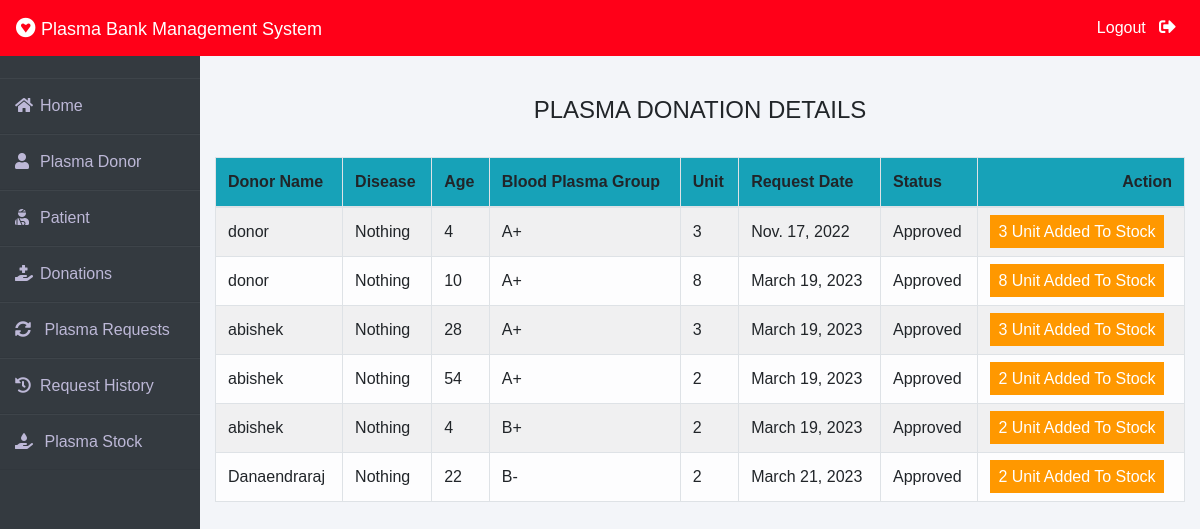
The page /admin-donation (signed in) on the database its author committed.
### donor/models.py (models this page shows, shortened)
class BloodDonate(models.Model):
    donor=models.ForeignKey(Donor,on_delete=models.CASCADE)
    disease=models.CharField(max_length=100,default="Nothing")
    age=models.PositiveIntegerField()
    bloodgroup=models.CharField(max_length=10)
    unit=models.PositiveIntegerField(default=0)
    status=models.CharField(max_length=20,default="Pending")
    date=models.DateField(auto_now=True)

class Donor(models.Model):
    user=models.OneToOneField(User,on_delete=models.CASCADE)
    profile_pic= models.ImageField(upload_to='profile_pic/Donor/',null=True,blank=True)
    bloodgroup=models.CharField(max_length=10)
    address = models.CharField(max_length=40)
    mobile = models.CharField(max_length=20,null=False)
    def __str__(self):
        return self.user.first_name

### blood/views.py (the view)
# urls.py: path('admin-donation', views.admin_donation_view,name='admin-donation'),
@login_required(login_url='adminlogin')
def admin_donation_view(request):
    donations=dmodels.BloodDonate.objects.all()
    return render(request,'blood/admin_donation.html',{'donations':donations})

### templates/blood/admin_donation.html (shortened to what this page needs)
{% extends 'blood/adminbase.html' %}
{% block content %}
{% load widget_tweaks %}
{%load static%}
<head>
   </head>
<br><br>
<div class="container">
    <H4 class="text-center">PLASMA DONATION DETAILS</H4><br>
    <table class="table table-light table-hover table-bordered table-striped">
        <thead class="bg-info">
            <tr>
                <th scope="col">Donor Name</th>
                <th scope="col">Disease</th>
                <th scope="col">Age</th>
                <th scope="col">Blood Plasma Group</th>
                <th scope="col">Unit</th>
                <th scope="col">Request Date</th>
                <th scope="col">Status</th>
                <th class="text-right">Action</th>
            </tr>
        </thead>
        <tbody>
            {% for t in donations %}
            <tr>
                <td> {{t.donor}}</td>
                <td> {{t.disease}}</td>
                <td> {{t.age}}</td>
                <td>{{t.bloodgroup}}</td>
                <td>{{t.unit}}</td>
                <td>{{t.date}}</td>
                <td>{{t.status}}</td>
                {% if t.status == 'Pending' %}
                <td class="text-right">
                    <button class="btn btn-primary badge-pill" style="width: 100px;"><a  style="text-decoration: none;color: white;" href="{% url 'approve-donation' t.id  %}">APPROVE</a> </button>
                    <button class="btn btn-danger badge-pill" style="width: 80px;"><a  style="text-decoration: none;color: white;" href="{% url 'reject-donation' t.id  %}">REJECT</a> </button>
                </td>
                {% elif  t.status == 'Approved' %}
                <td><span class="label warning">{{t.unit}} Unit Added To Stock</span></td>
                {% else %}
                <td><span class="label danger">0 Unit Added To Stock</span></td>
                {% endif %}
            </tr>
            {% endfor %}
        </tbody>
    </table>
</div>
{% endblock content %}

### templates/blood/adminbase.html (shortened to what this page needs)
<!DOCTYPE html>
<html lang="en">
<head>
    <link rel="stylesheet" href="https://maxcdn.bootstrapcdn.com/bootstrap/4.0.0/css/bootstrap.min.css">
    <link rel="stylesheet" href="https://cdnjs.cloudflare.com/ajax/libs/font-awesome/5.14.0/css/all.css">
</head>
<body>
    <nav class="navbar navbar-expand-lg navbar-light fixed-top bg-danger">
        <a style="color:white;" class="navbar-brand" href="/"><i class="fab fa-gratipay"></i>&nbsp;<font face = "Comic sans MS" size ="4">Plasma Bank Management System</font></a>
        <div class="navbar-collapse collapse w-100 order-3 dual-collapse2">
            <ul class="navbar-nav ml-auto">
                <li class="nav-item">
                    <a class="nav-link" style="color: white;" href="/logout">Logout &nbsp; <i class="fas fa-sign-out-alt"></i></a>
                </li>
            </ul>
        </div>
      </nav>
<br><br>
<div class="wrapper">
    <div class="sidebar">
        <ul>
            <li><a style="text-decoration:none;" href="/"><i class="fas fa-home"></i>Home</a></li>
            <li><a style="text-decoration:none;" href="/admin-donor"><i class="fas fa-user"></i>Plasma Donor</a></li>
            <li><a style="text-decoration:none;" href="/admin-patient"><i class="fas fa-user-injured"></i>Patient</a></li>
            <li><a style="text-decoration:none;" href="/admin-donation"><i class="fas fa-hand-holding-medical"></i>Donations</a></li>
            <li><a style="text-decoration:none;" href="/admin-request"><i class="fas fa-sync-alt"></i> Plasma Requests</a></li>
            <li><a style="text-decoration:none;" href="/admin-request-history"><i class="fas fa-history"></i>Request History</a></li>
            <li><a style="text-decoration:none;" href="/admin-blood"><i class="fas fa-hand-holding-water"></i> Plasma Stock</a></li>
        </ul>
    </div>
    <div class="main_content">
{% block content %}
{% endblock content %}
    </div>
</div>
</body>
</html>

### templates/blood/adminbase.html (style rules this page uses)
* { margin: 0; padding: 0; box-sizing: border-box; list-style: none; text-decoration: none; font-family: 'Josefin Sans', sans-serif; }
body { background-color: #f3f5f9; }
.bg-danger { background-color: #ff0018!important; }
.wrapper { display: flex; position: relative; }
.wrapper .sidebar { width: 200px; height: 100%; background: #343a40; padding: 30px 0px; position: fixed; }
.wrapper .sidebar ul li { padding: 15px; border-bottom: 1px solid #bdb8d7; border-bottom: 1px solid rgba(0,0,0,0.05); border-top: 1px solid rgba(255,255,255,0.05); }
.wrapper .sidebar ul li a { color: #bdb8d7; display: block; }
.wrapper .sidebar ul li a .fas { width: 25px; }
.wrapper .main_content { width: 100%; margin-left: 200px; }
.fa-sign-out-alt { color: white; font-size: 2ex; }

### templates/blood/admin_donation.html (style rules this page uses)
.label { color: white; padding: 8px; }
.warning { background-color: #ff9800; }

### rows shown on the page
BloodDonate: donor "donor", disease "Nothing", age "4", bloodgroup "A+", unit "3", date "Nov. 17, 2022", status "Approved"
BloodDonate: donor "donor", disease "Nothing", age "10", bloodgroup "A+", unit "8", date "March 19, 2023", status "Approved"
BloodDonate: donor "abishek", disease "Nothing", age "28", bloodgroup "A+", unit "3", date "March 19, 2023", status "Approved"
BloodDonate: donor "abishek", disease "Nothing", age "54", bloodgroup "A+", unit "2", date "March 19, 2023", status "Approved"
BloodDonate: donor "abishek", disease "Nothing", age "4", bloodgroup "B+", unit "2", date "March 19, 2023", status "Approved"
BloodDonate: donor "Danaendraraj", disease "Nothing", age "22", bloodgroup "B-", unit "2", date "March 21, 2023", status "Approved"
